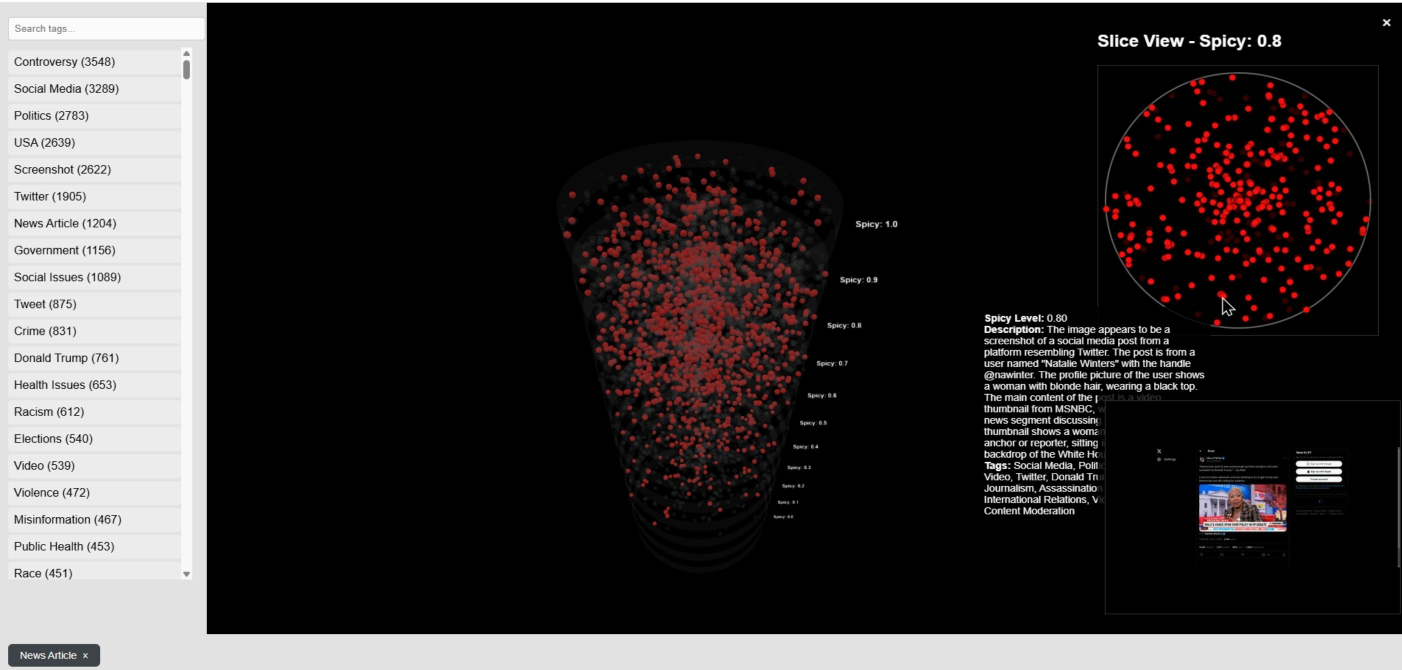
#> input picture images/3d_spicyness.jpg, 2804 x 1340 px (shown at 1/2 size)
$ python -i thumbs.py   (imports and definitions only)
#> lines starting #> are read from the running program, lines starting #| are printed output that depends on the picture
"""Phase 2: 400-px JPEG thumbnails for every readable image."""
from __future__ import annotations

import logging
import os
import sqlite3
import tempfile
from concurrent.futures import ThreadPoolExecutor, as_completed
from dataclasses import dataclass
from pathlib import Path

from PIL import Image, ImageOps

from re2 import db, runner
from re2.config import REPO_ROOT

log = logging.getLogger(__name__)

Image.MAX_IMAGE_PIXELS = None

THUMB_WIDTH = 400
THUMB_QUALITY = 85
WORKERS = 8
STAGE = "thumb"


# [8 lines left out: function thumb_rel_path, not called in this run]


def make_thumbnail(src: Path, dest: Path, width: int = THUMB_WIDTH) -> None:
#> called with src = '../images/3d_spicyness.jpg', dest = 'out.png', width = 400
    with Image.open(src) as im:
#> im is the input picture: PIL image 2804x1340 RGB; mean R, G, B 53.2, 49.6, 49.7
        im.seek(0)  # first frame of animated GIF/WebP
        im = ImageOps.exif_transpose(im)
        if im.mode in ("RGBA", "LA", "P"):
            im = im.convert("RGBA")
            bg = Image.new("RGB", im.size, (255, 255, 255))
            bg.paste(im, mask=im.getchannel("A"))
            im = bg
        else:
            im = im.convert("RGB")
        if im.width > width:
            im = im.resize((width, max(1, round(im.height * width / im.width))), Image.LANCZOS)
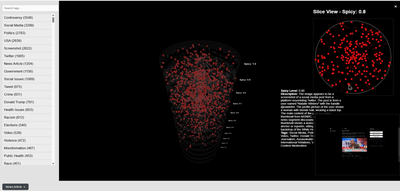
#> im: PIL image 400x191 RGB; mean R, G, B 53.4, 49.7, 49.8
#> (the run stopped early here; a loop or call above may not have finished)
